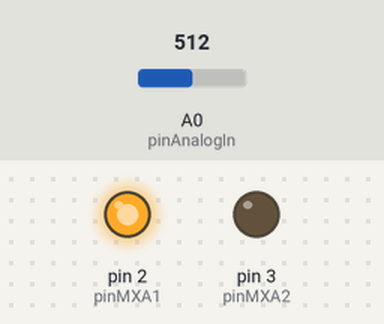
Recording of a sketch running on a simulated Arduino Uno, built with avr-gcc and run on an emulated ATmega328P. Parts: output pins drawn as LEDs (lit = HIGH). Inputs (shaded band) come from the test bench; at power-on: A0 (pinAnalogIn) = 512. Pins used as bus, display or sensor lines are not drawn; what the sketch prints to the serial monitor is not drawn.

Above: at 0.1 s.
Timing chart, 0 to 1.6 s (numbered marks = the images above):
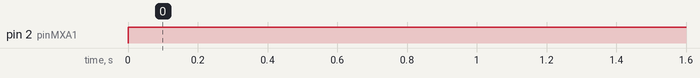

Measured:
- by itself, pin 2 (pinMXA1): LOW → HIGH at 0.00 s

The sketch:

MPTest.ino
```cpp
const int dimH = 3;
const int dimV = 3;
int pinMXEN = 0;
int pinMXA0 = 1;
int pinMXA1 = 2;
int pinMXA2 = 3;
int pinAnalogIn = A0;
int mxTT[9] = { 0000, 1000, 1100, 1010, 1110, 1001, 1011, 1101, 1111 };
double ambTHold = 0;
double analogOutputs[dimH + dimV];
bool pinState[dimH+dimV];

void setup() {
  // put your setup code here, to run once:
  pinMode(1, OUTPUT);
  pinMode(2, OUTPUT);
  pinMode(3, OUTPUT);
  pinMode(0, OUTPUT);
  Serial.begin(9600);
}

bool mxGetPR(int tgtR, int tt[9], String pin) {
  //Output pin high/low in the order EN, A0, A1, A2
  int pinStates[4] = { tt[tgtR] / 1000, (tt[tgtR] / 100) % 10, (tt[tgtR] / 10) % 10, tt[tgtR] % 10 };
  //Return booleans according to the pinStates array, return false as default
  if (pin == "EN") {
    return static_cast<bool>(pinStates[0]);
  } else if (pin == "A0") {
    return static_cast<bool>(pinStates[1]);
  } else if (pin == "A1") {
    return static_cast<bool>(pinStates[2]);
  } else if (pin == "A2") {
    return static_cast<bool>(pinStates[3]);
  } else {
    return false;
  }
}

void loop() {
  // put your main code here, to run repeatedly:
  for (int i = 0; i < 9; i++) {
    /*Serial.print(mxGetPR(i, mxTT, "EN"));
    Serial.print(mxGetPR(i, mxTT, "A0"));
    Serial.print(mxGetPR(i, mxTT, "A1"));
    Serial.print(mxGetPR(i, mxTT, "A2"));
    Serial.println(i);
    Serial.println();*/
    digitalWrite(pinMXEN, 1);
    digitalWrite(pinMXA0, 0);
    digitalWrite(pinMXA1, 1);
    digitalWrite(pinMXA2, 0);
    delay(100);
    Serial.print(analogRead(pinAnalogIn));
    Serial.print("\n");
  }
}
```
